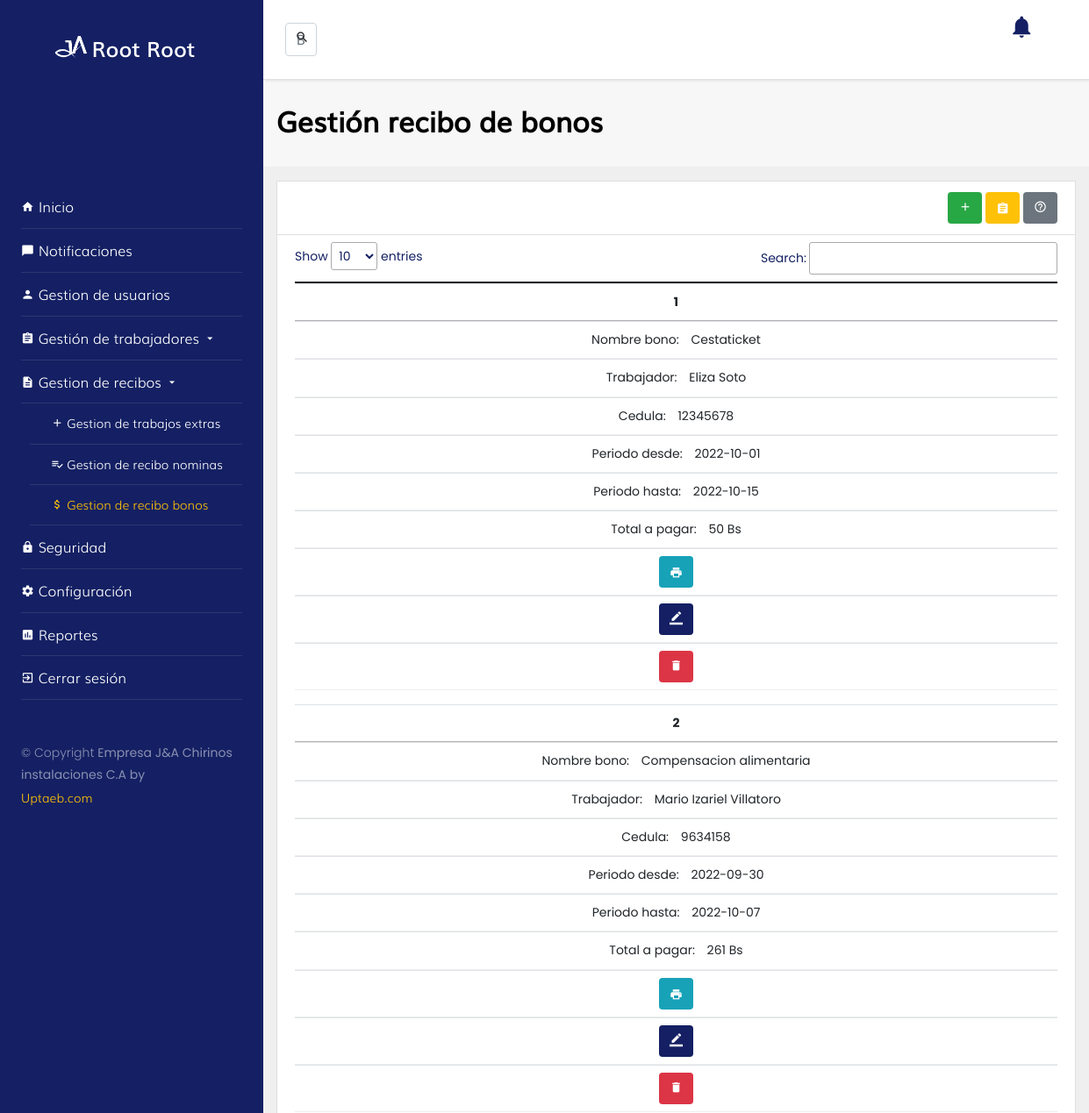
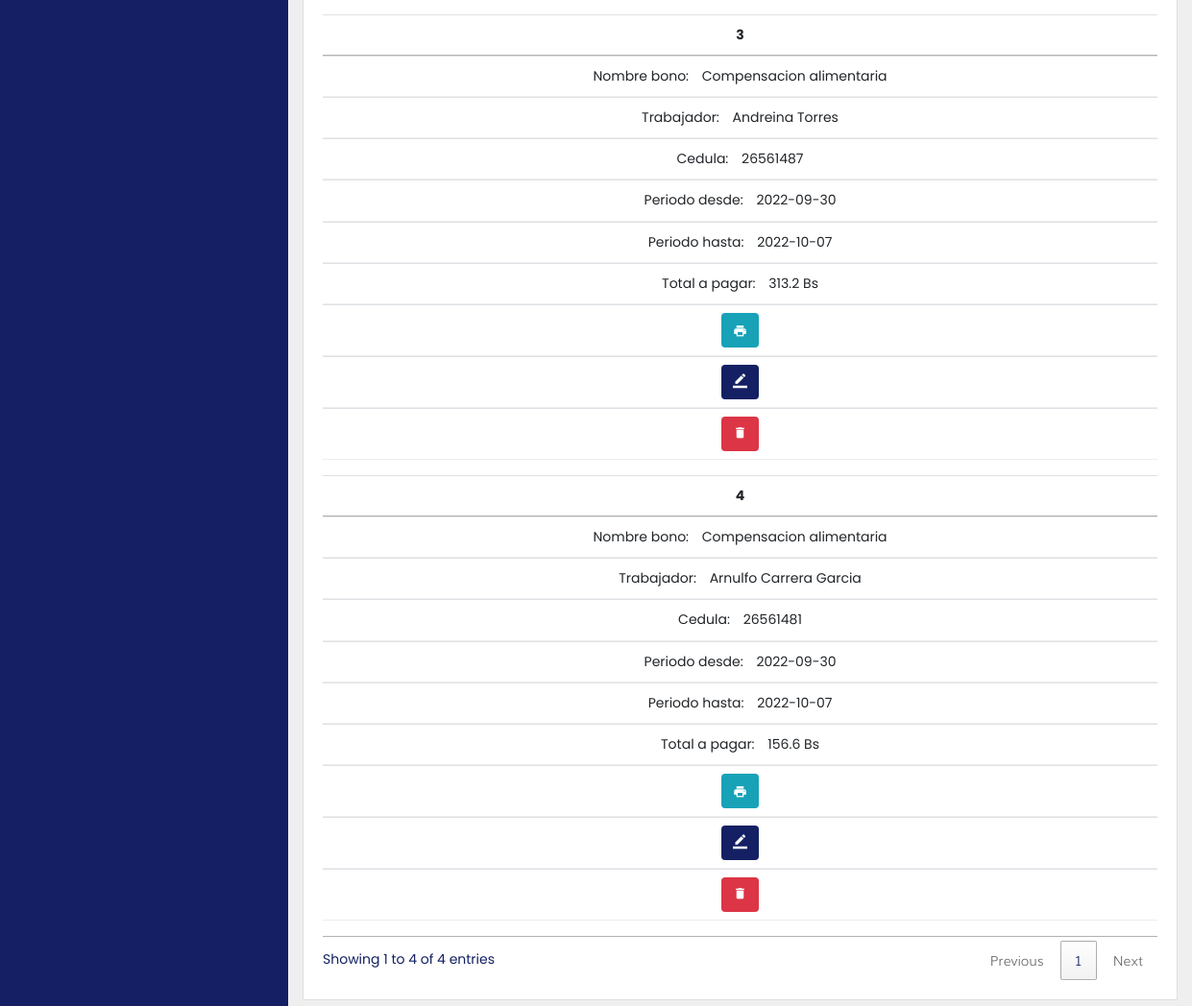
/?url=recibo_bono (signed in), run on the app's committed database (2 pictures, top to bottom).
### tables this page shows
CREATE TABLE `recibos_bonos` (
  `id_recibo_bono` int(11) NOT NULL,
  `id_bono` int(11) DEFAULT NULL,
  `cedula_trabajador` varchar(8) DEFAULT NULL,
  `periodo_desde` date DEFAULT NULL,
  `periodo_hasta` date DEFAULT NULL,
  `fecha_pago` date DEFAULT NULL,
  `tipo_pago` varchar(20) DEFAULT NULL,
  `total_pagar` varchar(20) DEFAULT NULL,
  `inasistencias` int(11) DEFAULT NULL,
  `valor_actual` varchar(15) DEFAULT NULL,
  `status` int(11) DEFAULT NULL
);

CREATE TABLE `bonos` (
  `id_bono` int(11) NOT NULL,
  `nombre_bono` varchar(50) DEFAULT NULL,
  `valor` varchar(20) DEFAULT NULL,
  `dias` int(11) DEFAULT NULL,
  `id_cargo` int(11) DEFAULT NULL,
  `moneda` int(11) DEFAULT NULL,
  `status` int(11) DEFAULT NULL
);

CREATE TABLE `trabajadores` (
  `id_cargo` int(11) NOT NULL,
  `nombre` varchar(30) DEFAULT NULL,
  `apellido` varchar(30) DEFAULT NULL,
  `cedula` varchar(8) NOT NULL,
  `t_celular` varchar(5) DEFAULT NULL,
  `celular` varchar(10) DEFAULT NULL,
  `fecha_nacimiento` date DEFAULT NULL,
  `fecha_ingreso` date DEFAULT NULL,
  `correo` varchar(50) DEFAULT NULL,
  `estado` int(11) DEFAULT NULL
);

### content/controllers/recibo_bonoController.php (called while the page is built, shortened)
<?php
$recibo_bono = new Recibo_bono();
$views = _VIEWS_.$url."/".$url.".php";
$consultarRecibo_bono = $recibo_bono -> consultar();
require_once $views;
?>

### index.php (called while the page is built, shortened)
<?php
    $IndexSystem = new frontController($_REQUEST);
?>

### content/models/recibo_bono.php (called while the page is built, shortened)
<?php
  class Recibo_bono extends Conexion {
      public function consultar(){
           $strSql = 'SELECT * FROM recibos_bonos INNER JOIN trabajadores ON recibos_bonos.cedula_trabajador = trabajadores.cedula INNER JOIN cargo ON cargo.id_cargo = trabajadores.id_cargo INNER JOIN bonos ON bonos.id_bono = recibos_bonos.id_bono WHERE recibos_bonos.status = 1';
            try {
              $strExec = Conexion::prepare($strSql);
              $strExec->execute();
              $respuestaArreglo = $strExec->fetchAll(PDO::FETCH_ASSOC);
              return $respuestaArreglo;
            } catch (PDOException $e) {
              $errorReturn += ['info' => "error sql:{$e}"];
              return $errorReturn;
            }
      }
    }
?>

### content/views/recibo_bono/recibo_bono.php (shortened to what this page needs)
<!doctype html>
  <html lang="en">
  <head>
  </head>
  <body class="bg-grey">
  <div class="d-flex">
    <div class="w-100">
      <section class="py-3" style="background-color: #F8F7F7;">
          <div class="container">
            <div class="row">
              <div class="col-lg-12 d-flex">
                <h2 class="font-weight-bold w-100 align-self-center" style="width: 100%;">Gestión recibo de bonos</h2>
              </div>
            </div>
          </div>
        </section>
        <section class="bg-grey" >
          <div class="container">
            <div class="row">
              <div class="col-lg-12 my-3">
                <div class="card rounded-0">
                  <div class="card-header bg-light">
                          <div class="row">
                              <div class="col-lg-8">
                              </div>
                              <div class="col-lg-4">
                                    <div class="float-right">
                                     <?php if(isset($operacionRRB)){ ?>
                                     <button type="button" class="btn btn-success pull-right" data-bs-toggle="modal" data-bs-target="#registrar" data-whatever="@mdo" data-bs-toggle="tooltip" data-bs-placement="top"><i class="icon-add" style="font-size: 15px"></i></button>
                                     <?php } ?>
                                     <?php if(isset($operacionCCT)){ ?>
                                     <a  href="?url=bono" class="btn btn-warning pull-right"><i class="icon-assignment" style="font-size: 15px"></i></a>
                                     <?php } ?>
                                      <button type="button" class="btn btn-secondary pull-right" data-bs-toggle="modal" data-bs-target="#ayuda" data-whatever="@mdo"><i class="icon-help_outline" style="font-size: 15px"></i></button>
                                    </div>
                              </div>
                          </div>
                  </div>
                  <div class="card-body pt-2">
                       <table class="table table-hover" id="tableID">
                              <thead>
                              </thead>
                              <tbody>
                               <?php $n=1; foreach ($consultarRecibo_bono as $datos) { ?>
                                <tr align="center">
                                  <th scope="row"><?php echo $n++;?></th>
                                   <td><?php echo $datos['nombre_bono'];?></td>
                                  <td><?php echo $datos['nombre']. ' ' . $datos['apellido']; ?></td>
                                  <td><?php echo $datos['cedula']; ?></td>
                                  <td><?php echo $datos['periodo_desde']; ?></td>
                                  <td><?php echo $datos['periodo_hasta']; ?></td>
                                  <td><?php echo $datos['total_pagar'] . ' Bs'; ?></td>
                                  <?php if(isset($operacionCRB)){ ?>
                                  <td>
                                   <a class="btn btn-info pull-right" href="?url=generarPDF&opcion=bono<?php echo '$'.$datos['id_recibo_bono']?>" target="_blank"><i class=" icon-print" style="font-size: 15px"></i></a>
                                  </td>
                                  <?php } if(isset($operacionMRB)){ ?>
                                  <td>
                                    <button type="button" class="btn btn-primary pull-right" data-bs-toggle="modal" data-bs-target="#modificar<?php echo $n;?>" data-whatever="@mdo" data-toggle="tooltip" data-placement="top"><i class="icon-border_color" style="font-size: 15px"></i></button>
                                  </td>
                                  <?php } ?>
                                  <?php if(isset($operacionERB)){ ?>
                                  <td>
                                    <button type="button" onclick="eliminar(<?php echo $datos['id_recibo_bono'];?>);" class="btn btn-danger pull-right" data-whatever="@mdo" data-toggle="tooltip" data-placement="top" title="eliminar"><i class="icon-delete" style="font-size: 15px"></i></button>
                                  </td>
                                  <?php } ?>
                                </tr>
                              <?php } ?>
                            </tbody>
                            </table>
                  </div>
                </div>
              </div>
            </div>
          </div>
        </section>
        </div>
    </div>
</body>
</html>

### assets/css/style.css (style rules this page uses)
:root { --primary: #142063; --secundary: #0a1138; --terc: #1f3ce4; --light: #ffffff; --grey: #efefef; }
html { height: 100%; }
body { min-height: 100%; }
body { overflow: auto!important; font-weight: 300; color: var(--primary); }
a { text-decoration: none; }
a { font-family: 'Muli7'!important; }
.bg-light { background-color: var(--light)!important; }
.btn { border: 0; }
.btn-primary { background-color: var(--primary)!important; }
.bg-grey { background-color: var(--grey)!important; }
.font-weight-bold { font-weight: bold; font-family: 'Muli1'; }
a { transition: background-color .5s; }

### assets/css/modulos/responsiveReciboBono.php (style rules this page uses)
@media only screen 
    and (max-width: 760px), (min-device-width: 768px) 
    and (max-device-width: 1024px) { table, thead, tbody, th, td, tr { display: block; } }
@media only screen 
    and (max-width: 760px), (min-device-width: 768px) 
    and (max-device-width: 1024px) { tr { margin: 0 0 1rem 0; } }
@media only screen 
    and (max-width: 760px), (min-device-width: 768px) 
    and (max-device-width: 1024px) { tr:nth-child(odd) { background: #ccc; } }
@media only screen 
    and (max-width: 760px), (min-device-width: 768px) 
    and (max-device-width: 1024px) { td { border: none; border-bottom: 1px solid #eee; position: relative; padding-left: 50%; } }
@media only screen 
    and (max-width: 760px), (min-device-width: 768px) 
    and (max-device-width: 1024px) { td:before { position: right; top: 0; left: 6px; width: 45%; padding-right: 10px; white-space: nowrap; } }
@media only screen 
    and (max-width: 760px), (min-device-width: 768px) 
    and (max-device-width: 1024px) { td:nth-of-type(1):before { content: "Nombre bono: "; } }
@media only screen 
    and (max-width: 760px), (min-device-width: 768px) 
    and (max-device-width: 1024px) { td:nth-of-type(2):before { content: "Trabajador: "; } }
@media only screen 
    and (max-width: 760px), (min-device-width: 768px) 
    and (max-device-width: 1024px) { td:nth-of-type(3):before { content: "Cedula: "; } }
@media only screen 
    and (max-width: 760px), (min-device-width: 768px) 
    and (max-device-width: 1024px) { td:nth-of-type(4):before { content: "Periodo desde: "; } }
@media only screen 
    and (max-width: 760px), (min-device-width: 768px) 
    and (max-device-width: 1024px) { td:nth-of-type(5):before { content: "Periodo hasta: "; } }
@media only screen 
    and (max-width: 760px), (min-device-width: 768px) 
    and (max-device-width: 1024px) { td:nth-of-type(6):before { content: "Total a pagar: "; } }

### data on the page
recibos_bonos: id_bono.nombre_bono "Cestaticket", cedula_trabajador.nombre "Eliza", cedula_trabajador.apellido "Soto", cedula_trabajador.cedula "12345678", periodo_desde "2022-10-01", periodo_hasta "2022-10-15", total_pagar "50"
recibos_bonos: id_bono.nombre_bono "Compensacion alimentaria", cedula_trabajador.nombre "Mario Izariel", cedula_trabajador.apellido "Villatoro", cedula_trabajador.cedula "9634158", periodo_desde "2022-09-30", periodo_hasta "2022-10-07", total_pagar "261"
recibos_bonos: id_bono.nombre_bono "Compensacion alimentaria", cedula_trabajador.nombre "Andreina", cedula_trabajador.apellido "Torres", cedula_trabajador.cedula "26561487", periodo_desde "2022-09-30", periodo_hasta "2022-10-07", total_pagar "313.2"
recibos_bonos: id_bono.nombre_bono "Compensacion alimentaria", cedula_trabajador.nombre "Arnulfo", cedula_trabajador.apellido "Carrera Garcia", cedula_trabajador.cedula "26561481", periodo_desde "2022-09-30", periodo_hasta "2022-10-07", total_pagar "156.6"

### other printed values
$_SESSION['nombre'] "Root"
$_SESSION['apellido'] "Root"
